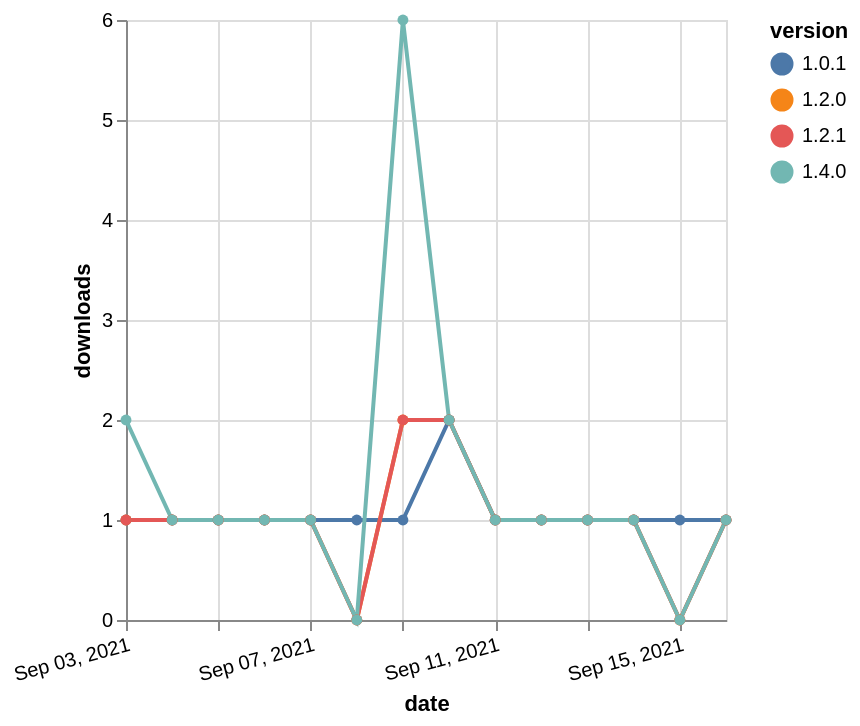

Vega-Lite specification for this chart:
### Vega-Lite specification from a JSON file in a GitHub repository (floating-point values rounded to 4 significant figures)
{"$schema": "https://vega.github.io/schema/vega-lite/v5.json", "description": "A simple bar chart with embedded data.", "data": {"values": [{"date": "2021-09-03", "total": 169, "delta": 1, "version": "1.0.1"}, {"date": "2021-09-04", "total": 170, "delta": 1, "version": "1.0.1"}, {"date": "2021-09-05", "total": 171, "delta": 1, "version": "1.0.1"}, {"date": "2021-09-06", "total": 172, "delta": 1, "version": "1.0.1"}, {"date": "2021-09-07", "total": 173, "delta": 1, "version": "1.0.1"}, {"date": "2021-09-08", "total": 174, "delta": 1, "version": "1.0.1"}, {"date": "2021-09-09", "total": 175, "delta": 1, "version": "1.0.1"}, {"date": "2021-09-10", "total": 177, "delta": 2, "version": "1.0.1"}, {"date": "2021-09-11", "total": 178, "delta": 1, "version": "1.0.1"}, {"date": "2021-09-12", "total": 179, "delta": 1, "version": "1.0.1"}, {"date": "2021-09-13", "total": 180, "delta": 1, "version": "1.0.1"}, {"date": "2021-09-14", "total": 181, "delta": 1, "version": "1.0.1"}, {"date": "2021-09-15", "total": 182, "delta": 1, "version": "1.0.1"}, {"date": "2021-09-16", "total": 183, "delta": 1, "version": "1.0.1"}, {"date": "2021-09-03", "total": 155, "delta": 1, "version": "1.2.0"}, {"date": "2021-09-04", "total": 156, "delta": 1, "version": "1.2.0"}, {"date": "2021-09-05", "total": 157, "delta": 1, "version": "1.2.0"}, {"date": "2021-09-06", "total": 158, "delta": 1, "version": "1.2.0"}, {"date": "2021-09-07", "total": 159, "delta": 1, "version": "1.2.0"}, {"date": "2021-09-08", "total": 159, "delta": 0, "version": "1.2.0"}, {"date": "2021-09-09", "total": 161, "delta": 2, "version": "1.2.0"}, {"date": "2021-09-10", "total": 163, "delta": 2, "version": "1.2.0"}, {"date": "2021-09-11", "total": 164, "delta": 1, "version": "1.2.0"}, {"date": "2021-09-12", "total": 165, "delta": 1, "version": "1.2.0"}, {"date": "2021-09-13", "total": 166, "delta": 1, "version": "1.2.0"}, {"date": "2021-09-14", "total": 167, "delta": 1, "version": "1.2.0"}, {"date": "2021-09-15", "total": 167, "delta": 0, "version": "1.2.0"}, {"date": "2021-09-16", "total": 168, "delta": 1, "version": "1.2.0"}, {"date": "2021-09-03", "total": 136, "delta": 1, "version": "1.2.1"}, {"date": "2021-09-04", "total": 137, "delta": 1, "version": "1.2.1"}, {"date": "2021-09-05", "total": 138, "delta": 1, "version": "1.2.1"}, {"date": "2021-09-06", "total": 139, "delta": 1, "version": "1.2.1"}, {"date": "2021-09-07", "total": 140, "delta": 1, "version": "1.2.1"}, {"date": "2021-09-08", "total": 140, "delta": 0, "version": "1.2.1"}, {"date": "2021-09-09", "total": 142, "delta": 2, "version": "1.2.1"}, {"date": "2021-09-10", "total": 144, "delta": 2, "version": "1.2.1"}, {"date": "2021-09-11", "total": 145, "delta": 1, "version": "1.2.1"}, {"date": "2021-09-12", "total": 146, "delta": 1, "version": "1.2.1"}, {"date": "2021-09-13", "total": 147, "delta": 1, "version": "1.2.1"}, {"date": "2021-09-14", "total": 148, "delta": 1, "version": "1.2.1"}, {"date": "2021-09-15", "total": 148, "delta": 0, "version": "1.2.1"}, {"date": "2021-09-16", "total": 149, "delta": 1, "version": "1.2.1"}, {"date": "2021-09-03", "total": 124, "delta": 2, "version": "1.4.0"}, {"date": "2021-09-04", "total": 125, "delta": 1, "version": "1.4.0"}, {"date": "2021-09-05", "total": 126, "delta": 1, "version": "1.4.0"}, {"date": "2021-09-06", "total": 127, "delta": 1, "version": "1.4.0"}, {"date": "2021-09-07", "total": 128, "delta": 1, "version": "1.4.0"}, {"date": "2021-09-08", "total": 128, "delta": 0, "version": "1.4.0"}, {"date": "2021-09-09", "total": 134, "delta": 6, "version": "1.4.0"}, {"date": "2021-09-10", "total": 136, "delta": 2, "version": "1.4.0"}, {"date": "2021-09-11", "total": 137, "delta": 1, "version": "1.4.0"}, {"date": "2021-09-12", "total": 138, "delta": 1, "version": "1.4.0"}, {"date": "2021-09-13", "total": 139, "delta": 1, "version": "1.4.0"}, {"date": "2021-09-14", "total": 140, "delta": 1, "version": "1.4.0"}, {"date": "2021-09-15", "total": 140, "delta": 0, "version": "1.4.0"}, {"date": "2021-09-16", "total": 141, "delta": 1, "version": "1.4.0"}]}, "width": "container", "mark": {"type": "line", "point": {"filled": true}}, "encoding": {"x": {"field": "date", "type": "temporal", "timeUnit": "yearmonthdate", "title": "date", "axis": {"labelAngle": -15}}, "y": {"field": "delta", "type": "quantitative", "title": "downloads"}, "color": {"field": "version", "type": "nominal"}, "tooltip": {"field": "delta"}}}
